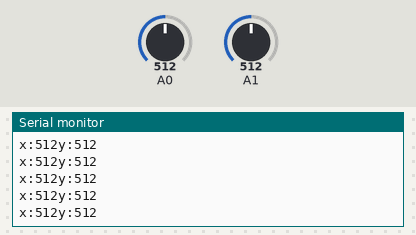
Recording of a sketch running on a simulated Arduino Uno, built with avr-gcc and run on an emulated ATmega328P. Parts: the last lines printed to the serial monitor. The test bench sets the inputs (shaded band); at power-on: A0 = 512, A1 = 512.

Above: at 1.2 s.
1.3 s: A0 set to 986
At 1.8 s:
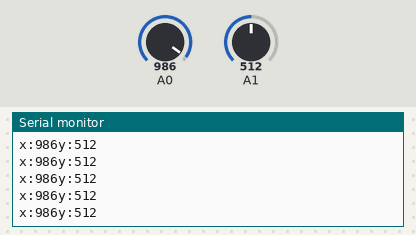
2.8 s: A0 set to 1018
At 3.3 s:
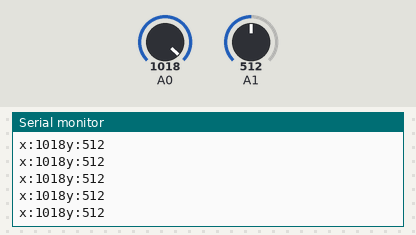
4.3 s: A1 set to 11
At 5.3 s:
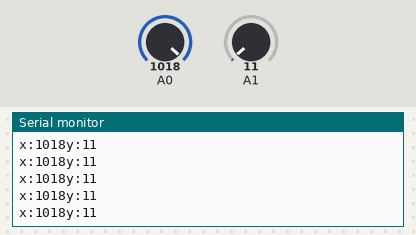
5.8 s: A1 set to 8
At 6.3 s:
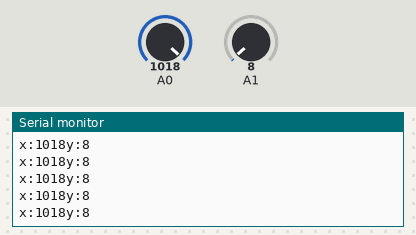
Timing chart, 0 to 8.8 s (numbered marks = the images above; inputs shaded):
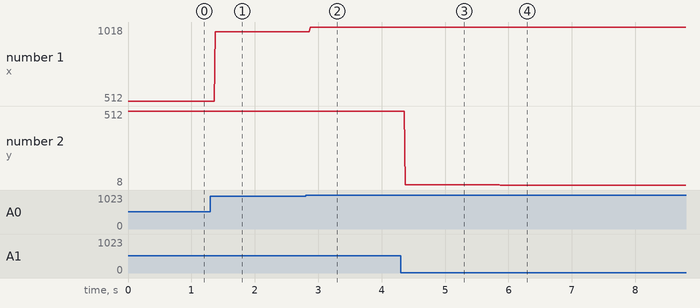

The sketch:

joystickmodule_check.ino
```cpp
void setup() {
  // put your setup code here, to run once:
Serial.begin(9600);
}

void loop() {
  Serial.print("x:");
  Serial.print(analogRead(A0));// put your main code here, to run repeatedly:
  Serial.print("y:");
  Serial.println(analogRead(A1));

}
```

Measured:
- after the input at 1.3 s, the serial monitor: prints a new line after 0.07 s (image 1)
- after the input at 2.8 s, the serial monitor: prints a new line after 0.07 s (image 2)
- after the input at 4.3 s, the serial monitor: prints a new line after 0.07 s (image 3)
- after the input at 5.8 s, the serial monitor: prints a new line after 0.07 s (image 4)
- plotted number 1: 512 → 986 after the input at 1.3 s, 986 → 1018 after the input at 2.8 s
- plotted number 2: 512 → 11 after the input at 4.3 s, 11 → 8 after the input at 5.8 s
